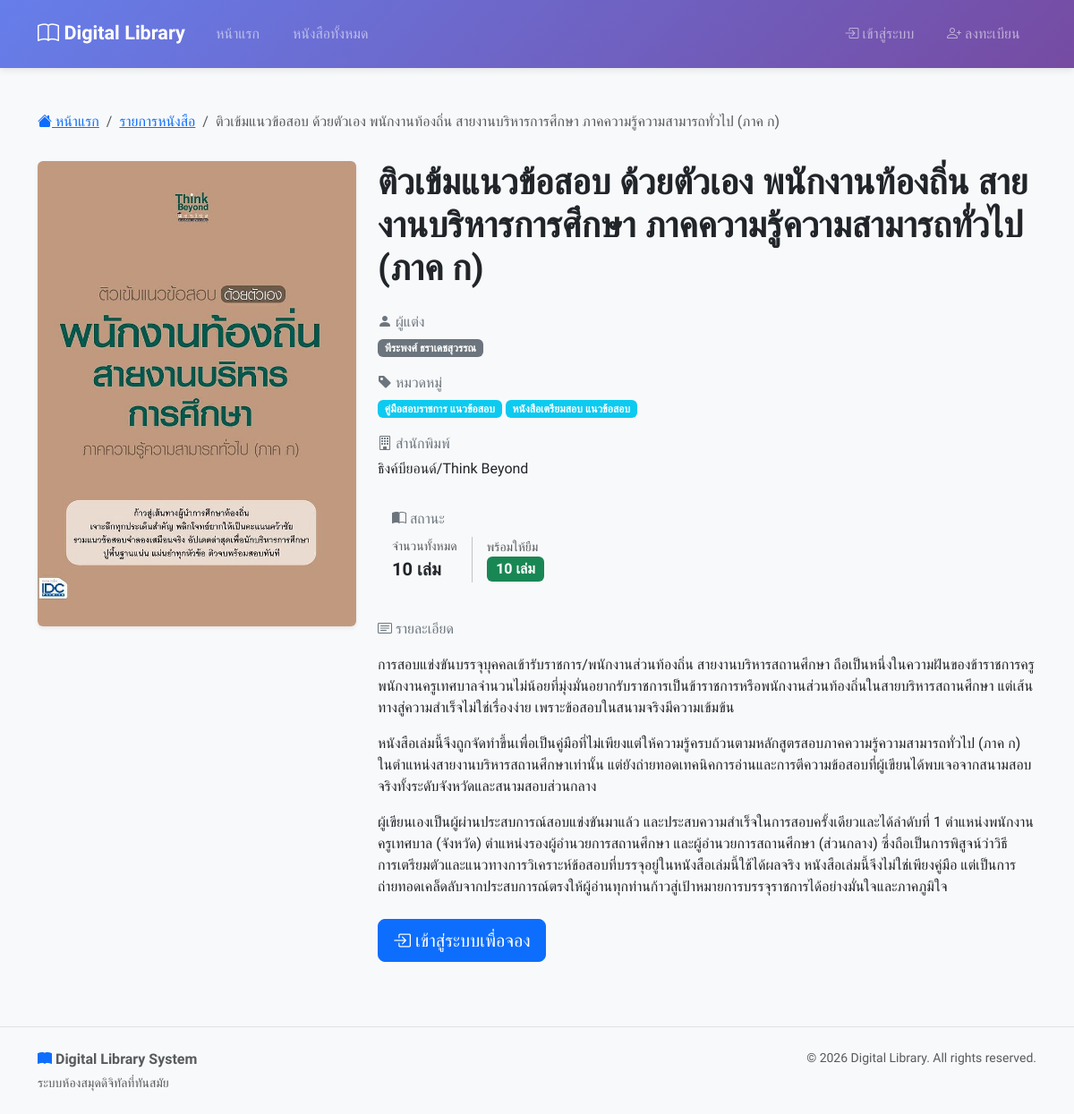
The app's page /books/13/ with its own data.
### books/models.py (models this page shows, shortened)
class Book(models.Model):
    id = models.AutoField(primary_key=True)
    title = models.CharField(max_length=255)
    isbn = models.CharField(
        max_length=13,
        unique=True,
        null=False,
        blank=False,
    )
    description = models.TextField(null=True, blank=True)
    image_url = models.ImageField(
        upload_to="books/covers/",
        max_length=255,
        null=True,
        blank=True,
    )
    total_quantity = models.IntegerField(default=0)
    available_quantity = models.IntegerField(default=0)
    publish_year = models.IntegerField(null=True, blank=True)
    publisher = models.ForeignKey(
        Publisher,
        on_delete=models.SET_NULL,
        null=True,
        blank=True,
        related_name='books',
    )
    authors = models.ManyToManyField(
        Author,
        blank=True,
        through="BookAuthor",
        related_name="books",
    )
    categories = models.ManyToManyField(
        Category,
        blank=True,
        through="BookCategory",
        related_name="books",
    )
    created_at = models.DateTimeField(auto_now_add=True)
    if TYPE_CHECKING:
        hold_items: Manager[HoldItem]
        hold_items: Manager[HoldItem]
        loan_items: Manager[LoanItem]
    class Meta:
        db_table = "books"
        verbose_name = "Book"
        verbose_name_plural = "Books"
        constraints = [
            models.CheckConstraint(
                check=Q(total_quantity__gte=0),
                name="check_books_total_quantity_gte_0",
            ),
            models.CheckConstraint(
                check=Q(available_quantity__gte=0),
                name="check_books_available_quantity_gte_0",
            ),
            models.CheckConstraint(
                check=Q(publish_year__isnull=True) | Q(publish_year__gte=0),
                name="check_books_publish_year_gte_0_or_null",
            ),
        ]

class Author(models.Model):
    id = models.AutoField(primary_key=True)
    name = models.CharField(max_length=255)
    created_at = models.DateTimeField(auto_now_add=True)
    if TYPE_CHECKING:
        books: Manager["Book"]
    class Meta:
        db_table = "authors"
        verbose_name = "Author"
        verbose_name_plural = "Authors"

class Category(models.Model):
    id = models.AutoField(primary_key=True)
    name = models.CharField(max_length=255, unique=True)
    created_at = models.DateTimeField(auto_now_add=True)
    if TYPE_CHECKING:
        books: Manager["Book"]
    class Meta:
        db_table = "categories"
        verbose_name = "Category"
        verbose_name_plural = "Categories"

class Publisher(models.Model):
    id = models.AutoField(primary_key=True)
    name = models.CharField(max_length=255, unique=True)
    created_at = models.DateTimeField(auto_now_add=True)
    if TYPE_CHECKING:
        books: Manager["Book"]
    class Meta:
        db_table = "publishers"
        verbose_name = "Publisher"
        verbose_name_plural = "Publishers"

### books/views.py (the view)
# urls.py: path('books/<int:book_id>/', views.book_detail_view, name='book_detail'),
def book_detail_view(request, book_id):
    book = get_object_or_404(
        Book.objects.select_related('publisher').prefetch_related('authors', 'categories'),
        id=book_id
    )
    context = {
        'book': book,
    }
    return render(request, 'books/book_detail.html', context)

### books/cart.py (called while the page is built)
    def count(self):
        return len(self.cart)

### books/context_processors.py (called while the page is built, shortened)
def cart_context(request):
    cart = Cart(request)
    confirmed_holds_count = 0
    pending_holds_count = 0
    expired_holds_count = 0
    return {
        'cart_count': cart.count(),
        'confirmed_holds_count': confirmed_holds_count,
        'pending_holds_count': pending_holds_count,
        'expired_holds_count': expired_holds_count,
    }

### templates/books/book_detail.html (shortened to what this page needs)
{% extends "base.html" %}
{% block content %}
    <div class="container mt-4">
        <div class="row mb-3">
            <div class="col">
                <nav aria-label="breadcrumb">
                    <ol class="breadcrumb">
                        <li class="breadcrumb-item">
                            <a href="{% url 'home' %}"><i class="bi bi-house-fill"></i> หน้าแรก</a>
                        </li>
                        <li class="breadcrumb-item">
                            <a href="{% url 'books:book_list' %}">รายการหนังสือ</a>
                        </li>
                        <li class="breadcrumb-item active">{{ book.title }}</li>
                    </ol>
                </nav>
            </div>
        </div>
        <div class="row g-4">
            <div class="col-md-4">
                <div class="card shadow-sm border-0">
                    {% if book.image_url %}
                        <img src="{{ book.image_url.url }}"
                             class="card-img-top rounded"
                             alt="{{ book.title }}">
                    {% else %}
                        <div class="bg-secondary rounded d-flex align-items-center justify-content-center book-cover-placeholder">
                            <i class="bi bi-book text-white book-cover-icon"></i>
                        </div>
                    {% endif %}
                </div>
            </div>
            <div class="col-md-8">
                <h1 class="fw-bold mb-4">{{ book.title }}</h1>
                {% if book.authors.all %}
                    <div class="mb-3">
                        <div class="info-label">
                            <i class="bi bi-person-fill"></i> ผู้แต่ง
                        </div>
                        <div>
                            {% for author in book.authors.all %}<span class="badge bg-secondary me-1">{{ author.name }}</span>{% endfor %}
                        </div>
                    </div>
                {% endif %}
                {% if book.categories.all %}
                    <div class="mb-3">
                        <div class="info-label">
                            <i class="bi bi-tag-fill"></i> หมวดหมู่
                        </div>
                        <div>
                            {% for category in book.categories.all %}<span class="badge bg-info me-1">{{ category.name }}</span>{% endfor %}
                        </div>
                    </div>
                {% endif %}
                {% if book.publisher %}
                    <div class="mb-3">
                        <div class="info-label">
                            <i class="bi bi-building"></i> สำนักพิมพ์
                        </div>
                        <div class="fs-6">{{ book.publisher.name }}</div>
                    </div>
                {% endif %}
                <div class="mb-4 p-3 bg-light rounded">
                    <div class="info-label mb-2">
                        <i class="bi bi-book-half"></i> สถานะ
                    </div>
                    <div class="d-flex align-items-center gap-3">
                        <div>
                            <small class="text-muted d-block">จำนวนทั้งหมด</small>
                            <span class="fs-5 fw-semibold">{{ book.total_quantity }} เล่ม</span>
                        </div>
                        <div>
                            <small class="text-muted d-block">พร้อมให้ยืม</small>
                            {% if book.available_quantity > 0 %}
                                <span class="badge bg-success fs-6">{{ book.available_quantity }} เล่ม</span>
                            {% else %}
                                <span class="badge bg-danger fs-6">ไม่มีให้ยืม</span>
                            {% endif %}
                        </div>
                    </div>
                </div>
                {% if book.description %}
                    <div class="mb-4">
                        <div class="info-label mb-2">
                            <i class="bi bi-card-text"></i> รายละเอียด
                        </div>
                        <p class="text-muted">{{ book.description|linebreaks }}</p>
                    </div>
                {% endif %}
                <div class="d-flex gap-2 flex-wrap">
                    {% if user.is_authenticated %}
                        {% if book.available_quantity > 0 %}
                            <form method="post"
                                  action="{% url 'books:add_to_cart' book.id %}"
                                  class="d-inline">
                                {% csrf_token %}
                                <button type="submit" class="btn btn-primary btn-lg">
                                    <i class="bi bi-bookmark-plus"></i> เพิ่มลงรายการจอง
                                </button>
                            </form>
                        {% else %}
                            <button class="btn btn-secondary btn-lg" disabled>
                                <i class="bi bi-bookmark-x"></i> ไม่มีให้ยืม
                            </button>
                        {% endif %}
                    {% else %}
                        <a href="{% url 'users:login' %}?next={{ request.path }}"
                           class="btn btn-primary btn-lg">
                            <i class="bi bi-box-arrow-in-right"></i> เข้าสู่ระบบเพื่อจอง
                        </a>
                    {% endif %}
                </div>
            </div>
        </div>
    </div>
{% endblock content %}

### static/css/base.css (style rules this page uses)
body { font-family: "Prompt", sans-serif; min-height: 100vh; display: flex; flex-direction: column; background-color: #f8f9fa; }

### templates/books/book_detail.html (style rules this page uses)
.info-label { font-weight: 500; color: #6c757d; margin-bottom: 0.25rem; }

### records on screen
Book: title "ติวเข้มแนวข้อสอบ ด้วยตัวเอง พนักงานท้องถิ่น สายงานบริหารการศึกษา ภาคความรู้ความสามารถทั่วไป (ภาค ก)", image_url (picture), publisher.name "ธิงค์บียอนด์/Think Beyond", total_quantity "10", available_quantity "10", description "การสอบแข่งขันบรรจุบุคคลเข้ารับราชการ/พนักงานส่วนท้องถิ่น สายงานบริหารสถานศึกษา ถือเป็นหนึ่งในความฝันของข้าราชการครู พนักงานครูเทศบาลจำนวนไม่น้อยที่มุ่งมั่นอยากรับราชการเป็นข้าราชการหรือพนักงานส่วนท้องถิ่นในสายบริหารสถานศึกษา แต่เส้นทางสู่ความสำเร็จไม่ใช่เรื่องง่าย เพราะข้อสอบในสนามจริงมีความเข้มข้น หนังสือเล่มนี้จึงถูกจัดทำขึ้นเพื่อเป็นคู่มือที่ไม่เพียงแต่ให้ความรู้ครบถ้วนตามหลักสูตรสอบภาคความรู้ความสามารถทั่วไป (ภาค ก) ในตำแหน่งสายงานบริหารสถานศึกษาเท่านั้น แต่ยังถ่ายทอดเทคนิคการอ่านและการตีความข้อสอบที่ผู้เขียนได้พบเจอจากสนามสอบจริงทั้งระดับจังหวัดและสนามสอบส่วนกลาง ผู้เขียนเองเป็นผู้ผ่านประสบการณ์สอบแข่งขันมาแล้ว และประสบความสำเร็จในการสอบครั้งเดียวและได้ลำดับที่ 1…"
Author: name "พีระพงศ์ ธราเดชสุวรรณ"
Category: name "คู่มือสอบราชการ แนวข้อสอบ"
Category: name "หนังสือเตรียมสอบ แนวข้อสอบ"
